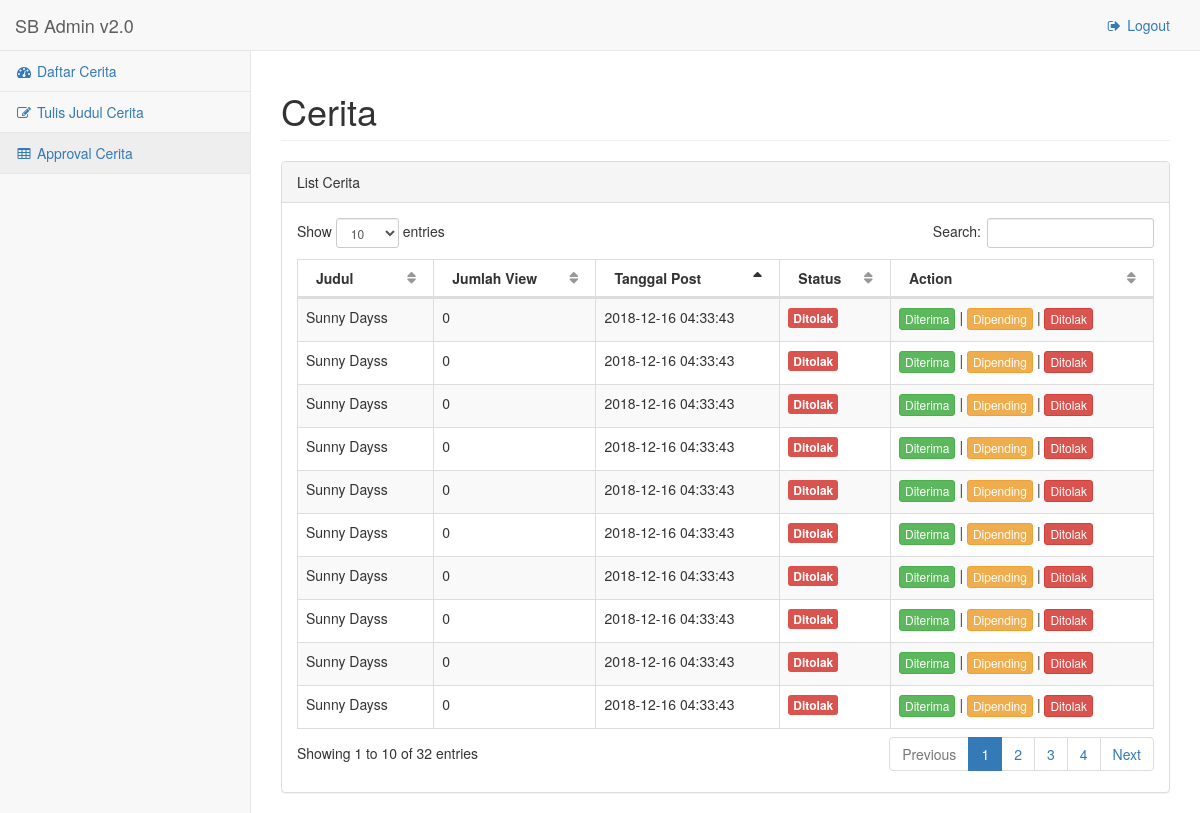
The page /template/pages/tables_approval_admin.php (signed in) on the database its author committed.
### tables this page shows
CREATE TABLE `cerita` (
  `ID_CERITA` int(11) NOT NULL,
  `EMAIL` varchar(100) DEFAULT NULL,
  `JUDUL` varchar(100) DEFAULT NULL,
  `GAMBAR` varchar(500) NOT NULL,
  `SINOPSIS` varchar(10000) NOT NULL,
  `VIEW` int(11) DEFAULT '0',
  `TGL_POST` timestamp NOT NULL DEFAULT CURRENT_TIMESTAMP ON UPDATE CURRENT_TIMESTAMP,
  `STATUS` int(1) NOT NULL DEFAULT '0'
);

### template/pages/session.php (called while the page is built, shortened)
<?php
   include('../proses/connection/koneksi.php');
   $user_check = $_SESSION['email'];
   $ses_sql = mysqli_query($mysqli,"select email,id_level,nama from user where email = '$user_check' ");
   $row = mysqli_fetch_array($ses_sql,MYSQLI_ASSOC);
   $level = $row['id_level'];
?>

### template/pages/tables_approval_admin.php (the view, shortened to what this page needs)
<?php
   include('session.php');
	include_once("../proses/connection/koneksi.php");
	$result = mysqli_query($mysqli, "SELECT * FROM cerita");
?>
<!DOCTYPE html>
<html lang="en">
<head>
    <link href="../vendor/bootstrap/css/bootstrap.min.css" rel="stylesheet">
    <link href="../vendor/metisMenu/metisMenu.min.css" rel="stylesheet">
    <link href="../vendor/datatables-plugins/dataTables.bootstrap.css" rel="stylesheet">
    <link href="../vendor/datatables-responsive/dataTables.responsive.css" rel="stylesheet">
    <link href="../dist/css/sb-admin-2.css" rel="stylesheet">
    <link href="../vendor/font-awesome/css/font-awesome.min.css" rel="stylesheet" type="text/css">
</head>
<body>
    <div id="wrapper">
        <nav class="navbar navbar-default navbar-static-top" role="navigation" style="margin-bottom: 0">
            <div class="navbar-header">
                <a class="navbar-brand" href="tables.php">SB Admin v2.0</a>
            </div>
            <ul class="nav navbar-top-links navbar-right">
                <li>
					<a href="logout.php"><i class="fa fa-sign-out fa-fw"></i> Logout</a>
                </li>
            </ul>
            <div class="navbar-default sidebar" role="navigation">
                <div class="sidebar-nav navbar-collapse">
                    <ul class="nav" id="side-menu">
                        <li>
                            <a href="tables.php"><i class="fa fa-dashboard fa-fw"></i> Daftar Cerita</a>
                        </li>
                        <li>
                            <a href="forms.php"><i class="fa fa-edit fa-fw"></i> Tulis Judul Cerita</a>
                        </li>
						<li <?php if($level != 1){echo " style='display:none'";}?>>
                            <a href="tables_approval_admin.php"><i class="fa fa-table fa-fw"></i> Approval Cerita</a>
                        </li>
                    </ul>
                </div>
            </div>
        </nav>
        <div id="page-wrapper">
            <div class="row">
                <div class="col-lg-12">
                    <h1 class="page-header">Cerita</h1>
                </div>
            </div>
            <div class="row">
                <div class="col-lg-12">
                    <div class="panel panel-default">
                        <div class="panel-heading">
                            List Cerita
                        </div>
                        <div class="panel-body">
                            <table width="100%" class="table table-striped table-bordered table-hover" id="dataTables-example">
                                <thead>
                                    <tr>
                                        <th>Judul</th>
                                        <th>Jumlah View</th>
                                        <th>Tanggal Post</th>
                                        <th>Status</th>
                                        <th>Action</th>
                                    </tr>
                                </thead>
                                <tbody>
								<?php
									while($cerita = mysqli_fetch_array($result)) {
										echo "<tr>";
										echo "<td>".$cerita['JUDUL']."</td>";
										echo "<td>".$cerita['VIEW']."</td>";
										echo "<td>".$cerita['TGL_POST']."</td>";
										if($cerita['STATUS'] == 0){
											echo "<td><label class='btn-warning btn-xs'>Pending</label></td>";
										} else if ($cerita['STATUS'] == 1){
											echo "<td><label class='btn-success btn-xs'>Diterima</label></td>";
										} else {
											echo "<td><label class='btn-danger btn-xs'>Ditolak</label></td>";
										}
										echo "<td><a type='button' class='btn btn-success btn-xs' href=diterima.php?ID_CERITA=".$cerita['ID_CERITA'].">Diterima</a> | <a type='button' class='btn btn-warning btn-xs' href=dipending.php?ID_CERITA=".$cerita['ID_CERITA'].">Dipending</a> | <a type='button' class='btn btn-danger btn-xs' href=ditolak.php?ID_CERITA=".$cerita['ID_CERITA'].">Ditolak</a>";
										echo "</tr>";
									}
								?>
                                </tbody>
                            </table>
                        </div>
                    </div>
                </div>
            </div>
        </div>
    </div>
</body>
</html>

### rows shown on the page
cerita: JUDUL "Sunny Dayss", VIEW "0", TGL_POST "2018-12-16 04:33:43", STATUS "Ditolak"
cerita: JUDUL "Sunny Dayss", VIEW "0", TGL_POST "2018-12-16 04:33:43", STATUS "Ditolak"
cerita: JUDUL "Sunny Dayss", VIEW "0", TGL_POST "2018-12-16 04:33:43", STATUS "Ditolak"
cerita: JUDUL "Sunny Dayss", VIEW "0", TGL_POST "2018-12-16 04:33:43", STATUS "Ditolak"
cerita: JUDUL "Sunny Dayss", VIEW "0", TGL_POST "2018-12-16 04:33:43", STATUS "Ditolak"
cerita: JUDUL "Sunny Dayss", VIEW "0", TGL_POST "2018-12-16 04:33:43", STATUS "Ditolak"
cerita: JUDUL "Sunny Dayss", VIEW "0", TGL_POST "2018-12-16 04:33:43", STATUS "Ditolak"
cerita: JUDUL "Sunny Dayss", VIEW "0", TGL_POST "2018-12-16 04:33:43", STATUS "Ditolak"
cerita: JUDUL "Sunny Dayss", VIEW "0", TGL_POST "2018-12-16 04:33:43", STATUS "Ditolak"
cerita: JUDUL "Sunny Dayss", VIEW "0", TGL_POST "2018-12-16 04:33:43", STATUS "Ditolak"
